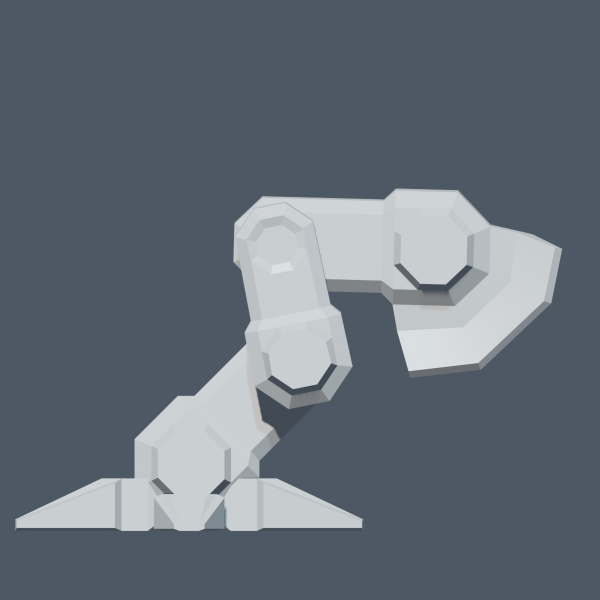
#> input picture LEG_STUDY_LAB/anubis_leg_1_clay_side.png, 1200 x 1200 px, given in place of media_1794175549536_cfddcffb.jpg, which was not available (shown at 1/2 size)
$ python make_phase2_audit_sheet.py
#> lines starting #> are read from the running program, lines starting #| are printed output that depends on the picture
import os
from PIL import Image, ImageDraw, ImageFont

ART_DIR = r"C:\Users\blizz\.gemini\antigravity\brain\b3191c3c-f222-4e9c-90a8-ee8425eeff49"
OUT_DIR = r"I:\1_VSCODE\2026_3  GAMES\ROBOt2_5d\ROBO_FACTORY\LEG_STUDY_LAB"

p_ref = os.path.join(ART_DIR, ".user_uploaded", "media_1794175549536_cfddcffb.jpg")
p_chute = os.path.join(ART_DIR, "step06_step08_cable_chute_audit.png")
p_knee = os.path.join(ART_DIR, "step09_step10_knee_sunburst_audit.png")
p_full = os.path.join(ART_DIR, "steps_01_12_full_skeletal_assembly.png")

img_ref = Image.open(p_ref).convert('RGB')
img_chute = Image.open(p_chute).convert('RGB')
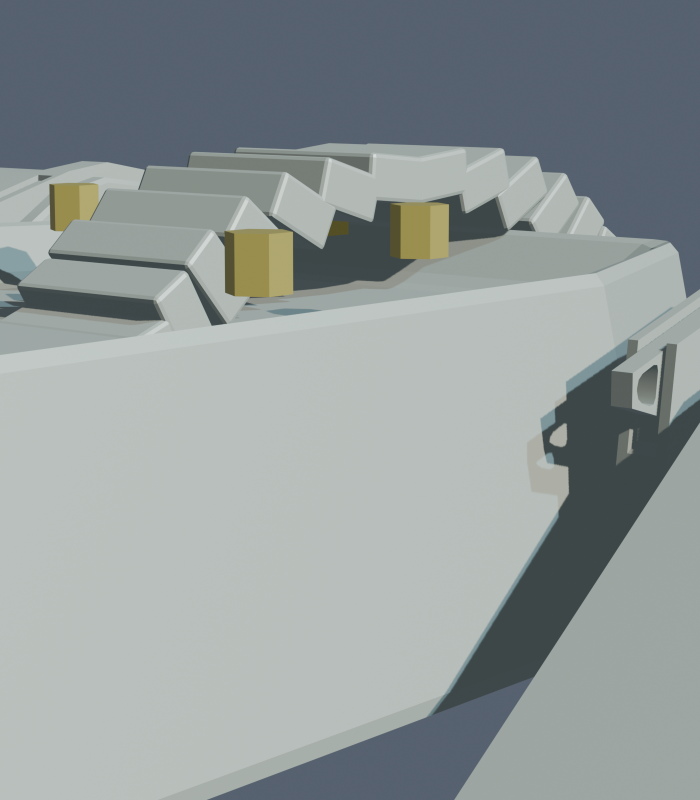
#> input picture LEG_STUDY_LAB/step06_step08_cable_chute_audit.png, 1400 x 1600 px, found by its file name (shown at 1/2 size)
img_knee = Image.open(p_knee).convert('RGB')
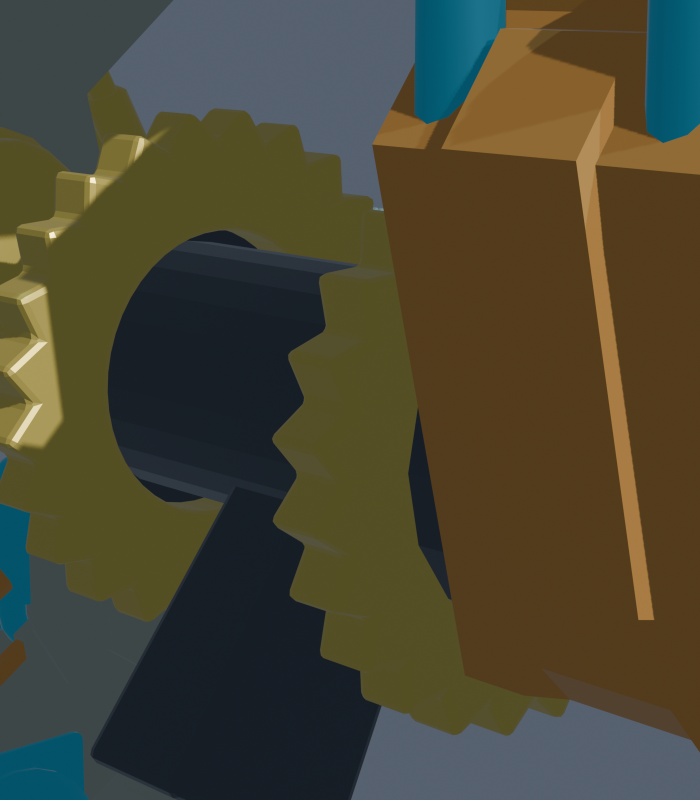
#> input picture LEG_STUDY_LAB/step09_step10_knee_sunburst_audit.png, 1400 x 1600 px, found by its file name (shown at 1/2 size)
img_full = Image.open(p_full).convert('RGB')
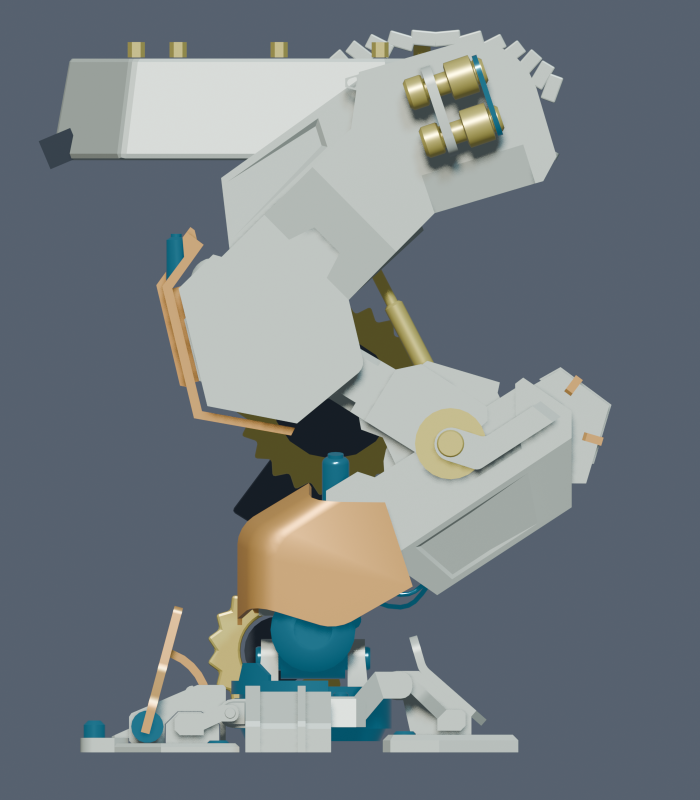
#> input picture LEG_STUDY_LAB/steps_01_12_full_skeletal_assembly.png, 1400 x 1600 px, found by its file name (shown at 1/2 size)

target_h = 900
def resize_to_h(im, h):
#> called with h = 900
    ratio = h / im.height
#> ratio = 0.75
    return im.resize((int(im.width * ratio), h), Image.Resampling.LANCZOS)

t_ref = resize_to_h(img_ref, target_h)
t_chute = resize_to_h(img_chute, target_h)
t_knee = resize_to_h(img_knee, target_h)
t_full = resize_to_h(img_full, target_h)
#> call 4 of resize_to_h, with h = 900
#> in resize_to_h (call 4), `return im.resize((int(im.width * ratio), h), Image.Resampling.LANCZOS)`:
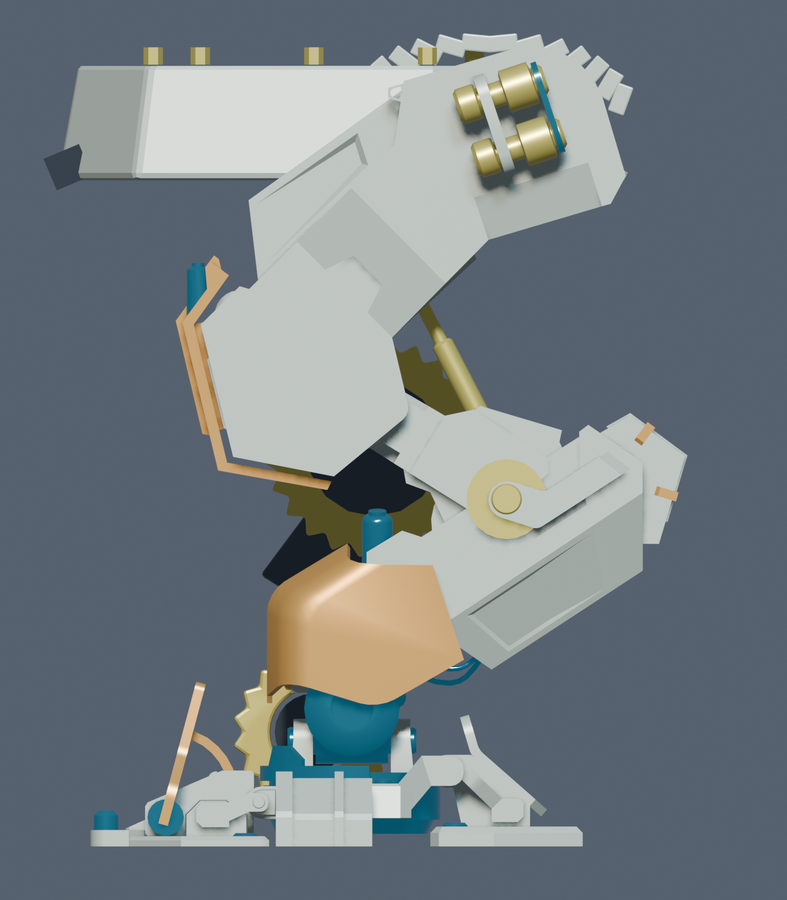
#> returned value: PIL image 787x900 RGB; mean R, G, B 118.5, 126.7, 131.4

total_w = t_ref.width + t_chute.width + t_knee.width + t_full.width
#> total_w = 3261
header_h = 110
canvas_h = header_h + target_h + 30

sheet = Image.new('RGB', (total_w, canvas_h), color=(14, 18, 24))
draw = ImageDraw.Draw(sheet)

# Header
draw.rectangle([(0, 0), (total_w, header_h)], fill=(22, 28, 38))
try:
    f_title = ImageFont.truetype("arialbd.ttf", 32)
    f_sub = ImageFont.truetype("arial.ttf", 20)
    f_tag = ImageFont.truetype("arialbd.ttf", 22)
except Exception:
    f_title = f_sub = f_tag = ImageFont.load_default()

draw.text((30, 20), "50-STEP LEG EVOLUTION: PHASE II AUDIT (STEPS 06 - 12)", fill=(255, 215, 0), font=f_title)
draw.text((30, 68), "Armored Cable Chute, 24-Tooth Knee Sunburst Gear Hub, Ankle Hub & Asymmetric Dogbone Linkage", fill=(180, 200, 220), font=f_sub)

# Paste Images
cur_x = 0
sheet.paste(t_ref, (cur_x, header_h))
# Badge 1
draw.rectangle([(cur_x + 20, header_h + 20), (cur_x + 320, header_h + 60)], fill=(180, 40, 40))
draw.text((cur_x + 35, header_h + 26), "Photo 4 Master Ref", fill=(255, 255, 255), font=f_tag)

cur_x += t_ref.width
#> cur_x = 900
sheet.paste(t_chute, (cur_x, header_h))
# Badge 2
draw.rectangle([(cur_x + 20, header_h + 20), (cur_x + 480, header_h + 60)], fill=(35, 120, 180))
draw.text((cur_x + 35, header_h + 26), "Steps 06-08: Armored Chute", fill=(255, 255, 255), font=f_tag)

cur_x += t_chute.width
#> cur_x = 1687
sheet.paste(t_knee, (cur_x, header_h))
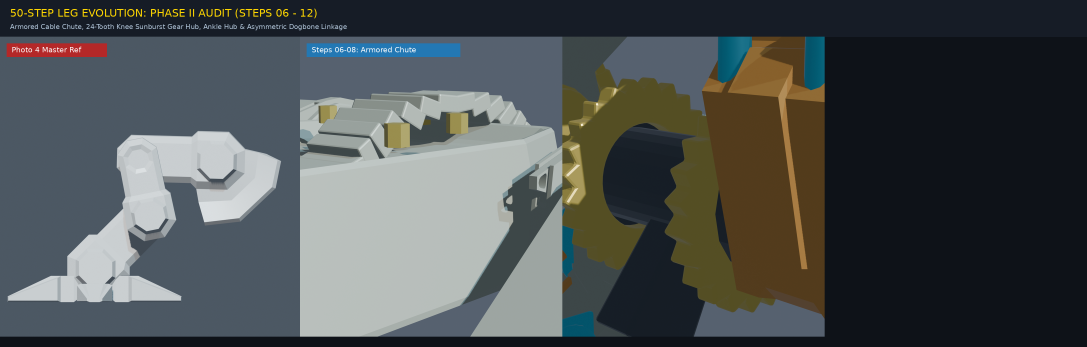
#> sheet: PIL image 3261x1040 RGB (shown at 1/3 size); mean R, G, B 75.8, 80.6, 81.3
# Badge 3
draw.rectangle([(cur_x + 20, header_h + 20), (cur_x + 490, header_h + 60)], fill=(180, 140, 30))
draw.text((cur_x + 35, header_h + 26), "Steps 09-10: Sunburst Hub", fill=(255, 255, 255), font=f_tag)

cur_x += t_knee.width
#> cur_x = 2474
sheet.paste(t_full, (cur_x, header_h))
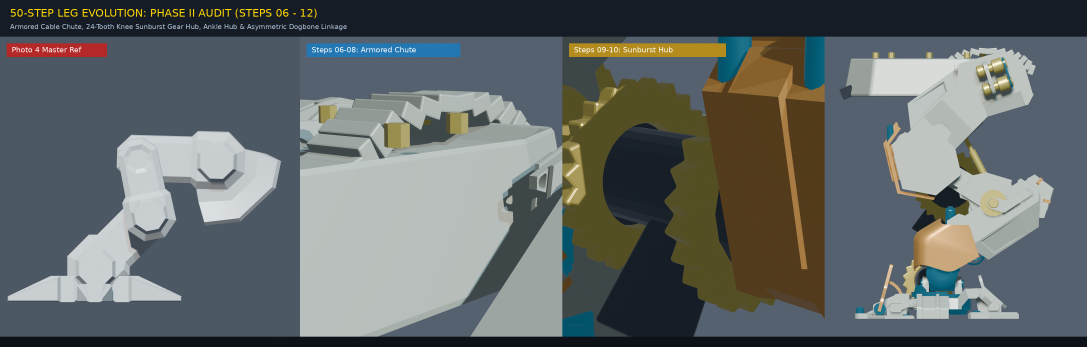
#> sheet: PIL image 3261x1040 RGB (shown at 1/3 size); mean R, G, B 98.3, 103.6, 103.4
# Badge 4
draw.rectangle([(cur_x + 20, header_h + 20), (cur_x + 460, header_h + 60)], fill=(40, 140, 60))
draw.text((cur_x + 35, header_h + 26), "Steps 01-12: Skeletal Frame", fill=(255, 255, 255), font=f_tag)

out_p1 = os.path.join(OUT_DIR, "phase2_audit_contact_sheet.png")
out_p2 = os.path.join(ART_DIR, "phase2_audit_contact_sheet.png")
sheet.save(out_p1, quality=95)
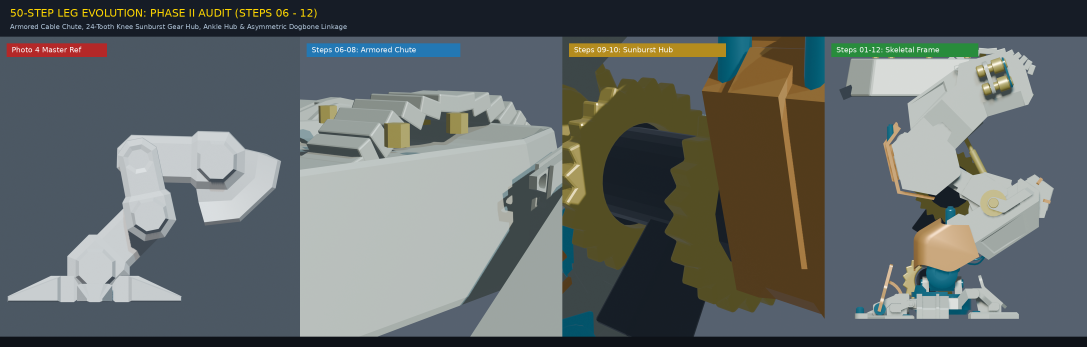
#> saved as phase2_audit_contact_sheet.png: PIL image 3261x1040 RGB (shown at 1/3 size); mean R, G, B 98.1, 103.8, 103.2
sheet.save(out_p2, quality=95)
print(f"Saved Phase 2 Audit Sheet: {out_p1} and {out_p2}")
